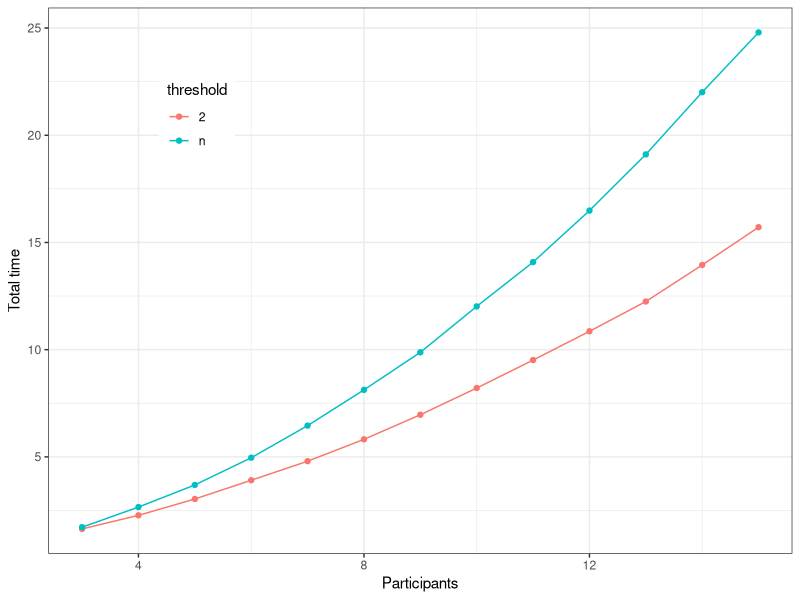

This figure's R source:
library(ggplot2)

dat <- read.csv("data.csv")

p <- ggplot(data=dat, aes(x=n, y=time, group=threshold, colour=threshold)) + geom_line() + geom_point() + theme_bw() + xlab("Participants") + ylab("Total time") + theme(legend.position = c(0.2, 0.8))

ggsave(filename="time.pdf", plot=p, height=4, width=6)
